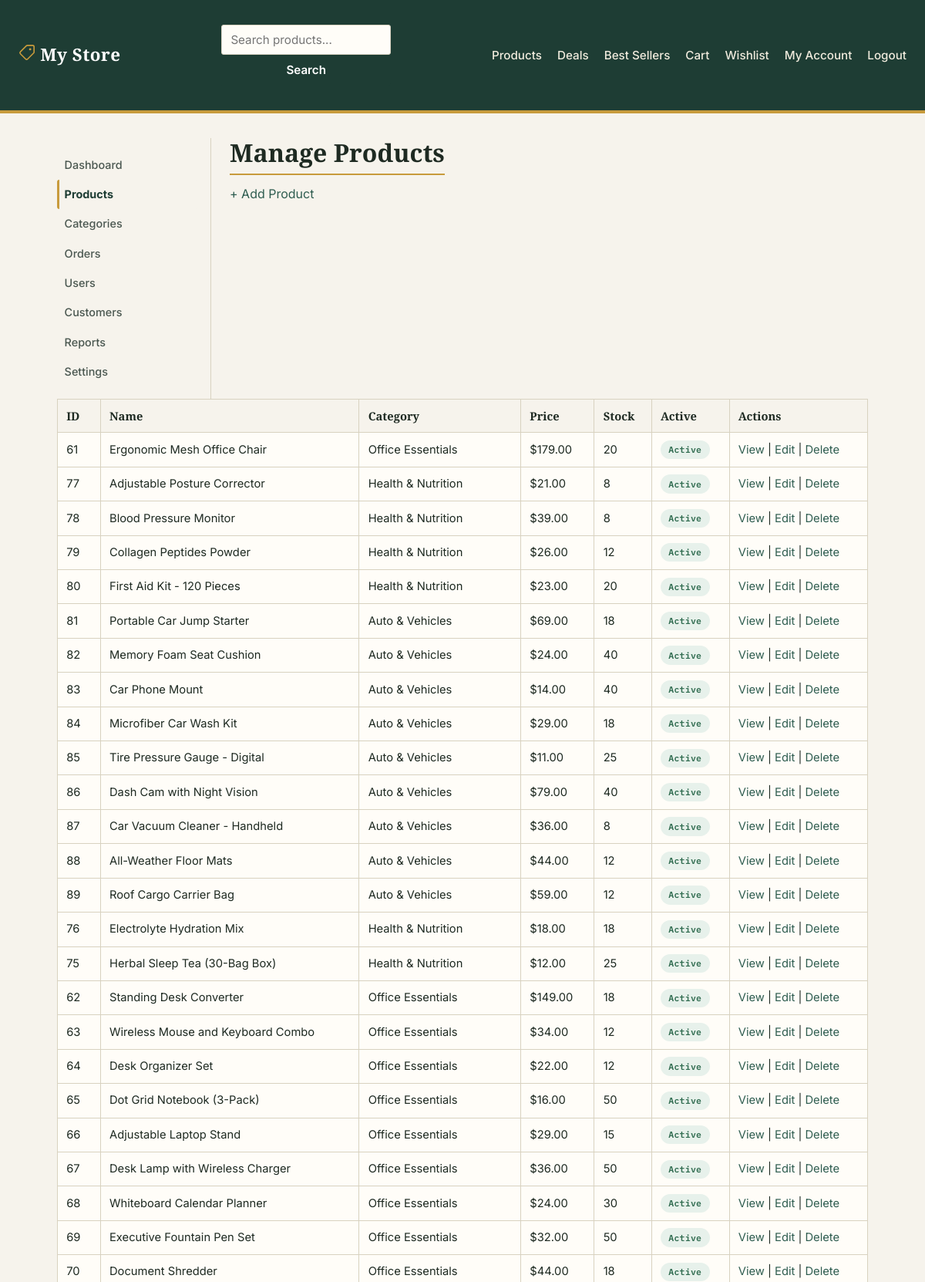
The page /admin/products/index.php (signed in, upper part) on the database its author committed.
### tables this page shows
CREATE TABLE settings (
    `key`   VARCHAR(100) PRIMARY KEY,
    `value` VARCHAR(255) NOT NULL
);

CREATE TABLE products (
    id           INT AUTO_INCREMENT PRIMARY KEY,
    category_id  INT             NOT NULL,
    name         VARCHAR(150)    NOT NULL,
    slug         VARCHAR(180)    NOT NULL UNIQUE,
    description  TEXT            NULL,
    price        DECIMAL(10,2)   NOT NULL,
    compare_at_price DECIMAL(10,2) NULL,
    stock        INT             NOT NULL DEFAULT 0,
    image        VARCHAR(255)    NULL,
    is_active    TINYINT(1)      NOT NULL DEFAULT 1,
    created_at   TIMESTAMP       NOT NULL DEFAULT CURRENT_TIMESTAMP,
    CONSTRAINT fk_products_category
        FOREIGN KEY (category_id) REFERENCES categories(id)
        ON DELETE RESTRICT
);

CREATE TABLE categories (
    id          INT AUTO_INCREMENT PRIMARY KEY,
    name        VARCHAR(100) NOT NULL,
    slug        VARCHAR(120) NOT NULL UNIQUE,
    image       VARCHAR(255) NULL,
    created_at  TIMESTAMP    NOT NULL DEFAULT CURRENT_TIMESTAMP
);

### includes/auth.php (called while the page is built, shortened)
<?php
function is_logged_in(): bool
{
    return !empty($_SESSION['user_id']);
}

### admin/products/index.php (the view, shortened to what this page needs)
<?php
require_once __DIR__ . '/../../includes/admin-auth.php';
$stmt = $pdo->query(
    'SELECT p.id, p.name, p.price, p.stock, p.is_active, c.name AS category_name
     FROM products p
     JOIN categories c ON c.id = p.category_id
     ORDER BY p.created_at DESC'
);
$products = $stmt->fetchAll();
include __DIR__ . '/../../includes/header.php';
include __DIR__ . '/../../includes/sidebar.php';
?>
<h1>Manage Products</h1>
<p><a href="<?= BASE_URL ?>/admin/products/add.php">+ Add Product</a></p>
<table border="1" cellpadding="6" cellspacing="0">
    <thead>
        <tr>
            <th>ID</th><th>Name</th><th>Category</th><th>Price</th><th>Stock</th><th>Active</th><th>Actions</th>
        </tr>
    </thead>
    <tbody>
    <?php foreach ($products as $p): ?>
        <tr>
            <td><?= $p['id'] ?></td>
            <td><?= sanitize($p['name']) ?></td>
            <td><?= sanitize($p['category_name']) ?></td>
            <td><?= format_price((float) $p['price']) ?></td>
            <td><?= (int) $p['stock'] ?></td>
            <td><?= bool_badge((bool) $p['is_active']) ?></td>
            <td>
                <a href="<?= BASE_URL ?>/admin/products/view.php?id=<?= $p['id'] ?>">View</a> |
                <a href="<?= BASE_URL ?>/admin/products/edit.php?id=<?= $p['id'] ?>">Edit</a> |
                <a href="<?= BASE_URL ?>/admin/products/delete.php?id=<?= $p['id'] ?>&csrf_token=<?= generate_csrf_token() ?>"
                   onclick="return confirm('Delete this product?')">Delete</a>
            </td>
        </tr>
    <?php endforeach; ?>
    </tbody>
</table>
<?php include __DIR__ . '/../../includes/footer.php'; ?>

### includes/navbar.php (shortened to what this page needs)
<nav class="navbar">
    <a class="navbar-brand" href="<?= BASE_URL ?>/index.php">
        <?= sanitize(get_setting('site_name', SITE_NAME)) ?>
    </a>
    <form action="<?= BASE_URL ?>/products/search.php" method="get" class="navbar-search">
        <input type="text" name="q" placeholder="Search products..." value="<?= sanitize($_GET['q'] ?? '') ?>">
        <button type="submit">Search</button>
    </form>
    <ul class="navbar-links">
        <li><a href="<?= BASE_URL ?>/products/index.php">Products</a></li>
        <li><a href="<?= BASE_URL ?>/products/deals.php">Deals</a></li>
        <li><a href="<?= BASE_URL ?>/products/best-sellers.php">Best Sellers</a></li>
        <li><a href="<?= BASE_URL ?>/cart/index.php">Cart</a></li>
        <?php if (is_logged_in()): ?>
            <li><a href="<?= BASE_URL ?>/account/wishlist.php">Wishlist</a></li>
            <li><a href="<?= BASE_URL ?>/account/index.php">My Account</a></li>
            <li><a href="<?= BASE_URL ?>/auth/logout.php">Logout</a></li>
        <?php else: ?>
            <li><a href="<?= BASE_URL ?>/auth/signin.php" class="btn-signin">Sign In</a></li>
        <?php endif; ?>
    </ul>
</nav>

### includes/functions.php (shortened to what this page needs)
<?php
function sanitize(string $value): string
{
    return htmlspecialchars(trim($value), ENT_QUOTES, 'UTF-8');
}
function format_price(float $amount): string
{
    return get_setting('currency_symbol', '$') . number_format($amount, 2);
}
function generate_csrf_token(): string
{
    return $_SESSION['csrf_token'];
}
function get_setting(string $key, string $default = ''): string
{
    global $pdo;
    static $cache = null;
    if ($cache === null) {
        $cache = [];
        $rows = $pdo->query('SELECT `key`, `value` FROM settings')->fetchAll();
        foreach ($rows as $row) {
            $cache[$row['key']] = $row['value'];
        }
    }
    return $cache[$key] ?? $default;
}
function bool_badge(bool $value, string $trueLabel = 'Active', string $falseLabel = 'Inactive'): string
{
    return $value
        ? '<span class="badge badge-active">' . sanitize($trueLabel) . '</span>'
        : '<span class="badge badge-inactive">' . sanitize($falseLabel) . '</span>';
}

### assets/css/style.css (style rules this page uses)
:root { --color-bg: #F6F3EC; --color-surface: #FFFDF8; --color-ink: #1E2A22; --color-ink-soft: #4A5750; --color-accent: #C89B3C; --color-accent-dk: #8F6C24; --color-forest: #2F5D50; --color-forest-dk: #1E3D34; --color-line: #D8D2C0; --color-danger: #B3261E; --color-danger-bg: #FBEAE9; --color-success: #2F6B4F; --color-success-bg:#E7F1EB; --font-display: 'Zilla Slab', Georgia, serif; --font-body: 'Inter', -apple-system, BlinkMacSystemFont, sans-serif; --font-mono: 'IBM Plex Mono', 'Courier New', monospace; --radius: 3px; --shadow-card: 0 1px 2px rgba(30, 42, 34, 0.06); }
* { box-sizing: border-box; }
body { margin: 0; font-family: var(--font-body); background: var(--color-bg); color: var(--color-ink); line-height: 1.55; }
h1, h2, h3 { font-family: var(--font-display); color: var(--color-ink); line-height: 1.2; margin: 0 0 .75rem; }
h1 { font-size: 2rem; border-bottom: 2px solid var(--color-accent); padding-bottom: .5rem; display: inline-block; }
p { margin: 0 0 1rem; }
a { color: var(--color-forest); text-decoration: none; }
.navbar { display: flex; align-items: center; justify-content: space-between; gap: 1rem; padding: 1rem 1.5rem; background: var(--color-forest-dk); border-bottom: 4px solid var(--color-accent); }
.navbar-brand { font-family: var(--font-display); font-size: 1.4rem; font-weight: 600; color: #fff !important; letter-spacing: .02em; }
.navbar-search { display: flex; gap: 0; }
.navbar-search input { border-radius: var(--radius) 0 0 var(--radius); border-right: none; width: 220px; }
.navbar-search button { border-radius: 0 var(--radius) var(--radius) 0; margin: 0; }
.navbar-links { display: flex; list-style: none; gap: 1.25rem; margin: 0; padding: 0; }
.navbar-links a { color: #F0EBDD; font-weight: 500; font-size: .95rem; }
form { display: flex; flex-direction: column; max-width: 380px; gap: .4rem; margin: 1rem 0; }
input, select, textarea, button { font-family: var(--font-body); font-size: .95rem; }
input[type=text], input[type=email], input[type=password], input[type=number], input[type=tel], select, textarea { padding: .55rem .7rem; border: 1px solid var(--color-line); border-radius: var(--radius); background: var(--color-surface); color: var(--color-ink); }
button, input[type=submit] { margin-top: 1rem; padding: .6rem 1.1rem; border: 1px solid var(--color-forest-dk); border-radius: var(--radius); background: var(--color-forest-dk); color: #fff; font-weight: 600; cursor: pointer; transition: background .15s ease; }
table { border-collapse: collapse; margin: 1rem 0; width: 100%; background: var(--color-surface); }
table[border] { border: 1px solid var(--color-line) !important; }
th, td { text-align: left; padding: .6rem .7rem; border-bottom: 1px solid var(--color-line); font-size: .92rem; }
th { font-family: var(--font-display); font-weight: 600; background: var(--color-bg); color: var(--color-ink); }
.badge { display: inline-block; padding: .2rem .65rem; border-radius: 999px; font-family: var(--font-mono); font-size: .72rem; font-weight: 600; letter-spacing: .02em; }
.badge-active { background: var(--color-success-bg); color: var(--color-success); }

### rows shown on the page
settings: key "My Store"
products: id "61", name "Ergonomic Mesh Office Chair", category.name "Office Essentials", price "$179.00", stock "20"
products: id "77", name "Adjustable Posture Corrector", category.name "Health & Nutrition", price "$21.00", stock "8"
products: id "78", name "Blood Pressure Monitor", category.name "Health & Nutrition", price "$39.00", stock "8"
products: id "79", name "Collagen Peptides Powder", category.name "Health & Nutrition", price "$26.00", stock "12"
products: id "80", name "First Aid Kit - 120 Pieces", category.name "Health & Nutrition", price "$23.00", stock "20"
products: id "81", name "Portable Car Jump Starter", category.name "Auto & Vehicles", price "$69.00", stock "18"
products: id "82", name "Memory Foam Seat Cushion", category.name "Auto & Vehicles", price "$24.00", stock "40"
products: id "83", name "Car Phone Mount", category.name "Auto & Vehicles", price "$14.00", stock "40"
products: id "84", name "Microfiber Car Wash Kit", category.name "Auto & Vehicles", price "$29.00", stock "18"
products: id "85", name "Tire Pressure Gauge - Digital", category.name "Auto & Vehicles", price "$11.00", stock "25"
products: id "86", name "Dash Cam with Night Vision", category.name "Auto & Vehicles", price "$79.00", stock "40"
products: id "87", name "Car Vacuum Cleaner - Handheld", category.name "Auto & Vehicles", price "$36.00", stock "8"
products: id "88", name "All-Weather Floor Mats", category.name "Auto & Vehicles", price "$44.00", stock "12"
products: id "89", name "Roof Cargo Carrier Bag", category.name "Auto & Vehicles", price "$59.00", stock "12"
products: id "76", name "Electrolyte Hydration Mix", category.name "Health & Nutrition", price "$18.00", stock "18"
products: id "75", name "Herbal Sleep Tea (30-Bag Box)", category.name "Health & Nutrition", price "$12.00", stock "25"
products: id "62", name "Standing Desk Converter", category.name "Office Essentials", price "$149.00", stock "18"
products: id "63", name "Wireless Mouse and Keyboard Combo", category.name "Office Essentials", price "$34.00", stock "12"
products: id "64", name "Desk Organizer Set", category.name "Office Essentials", price "$22.00", stock "12"
products: id "65", name "Dot Grid Notebook (3-Pack)", category.name "Office Essentials", price "$16.00", stock "50"
products: id "66", name "Adjustable Laptop Stand", category.name "Office Essentials", price "$29.00", stock "15"
products: id "67", name "Desk Lamp with Wireless Charger", category.name "Office Essentials", price "$36.00", stock "50"
products: id "68", name "Whiteboard Calendar Planner", category.name "Office Essentials", price "$24.00", stock "30"
products: id "69", name "Executive Fountain Pen Set", category.name "Office Essentials", price "$32.00", stock "50"
products: id "70", name "Document Shredder", category.name "Office Essentials", price "$44.00", stock "18"

### other values the page prints
$label "Dashboard"
$label "Products"
$label "Categories"
$label "Orders"
$label "Users"
$label "Customers"
$label "Reports"
$label "Settings"
